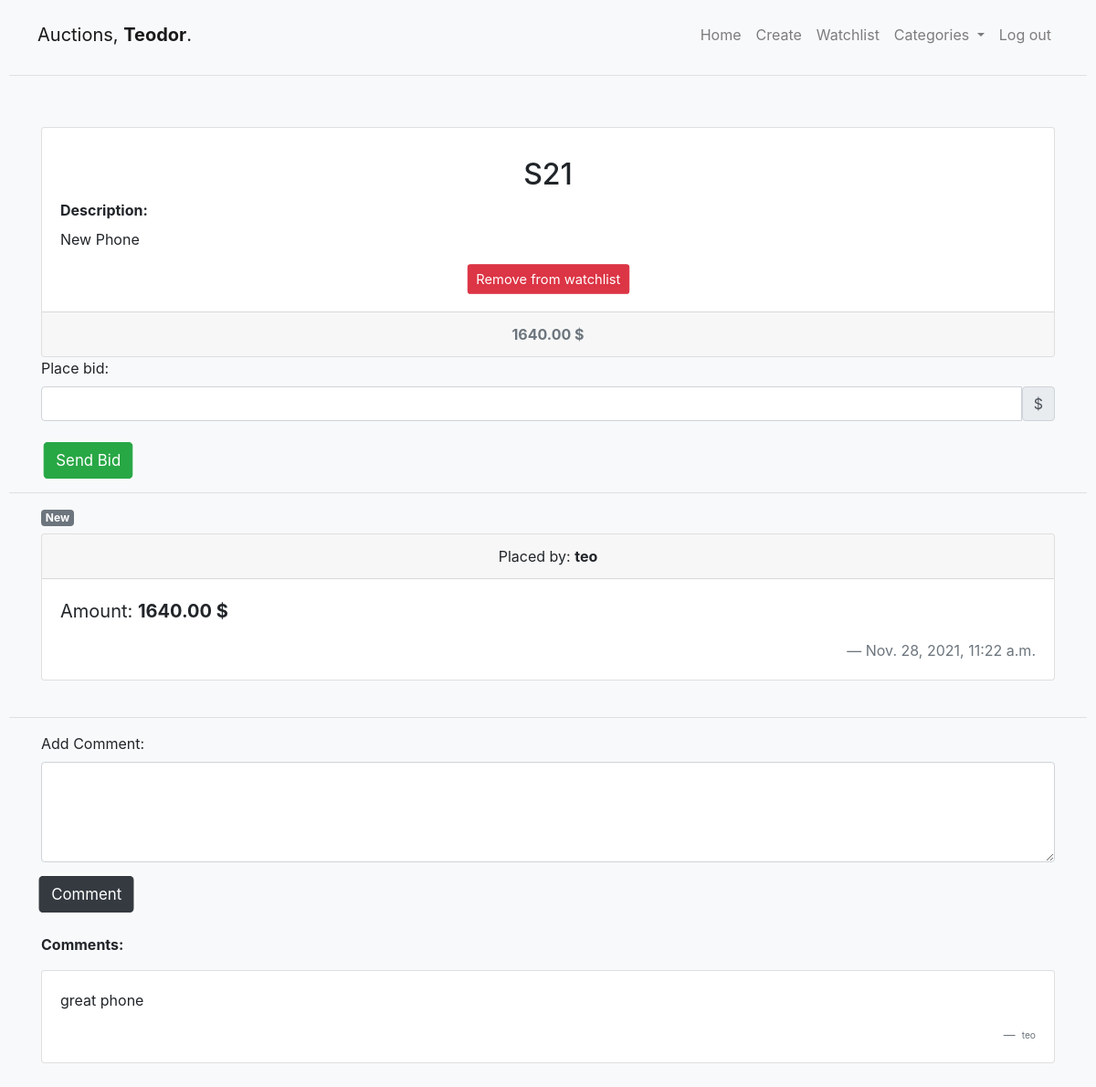
The page /9 (signed in) on the database its author committed.
### auctions/models.py (models this page shows)
class User(AbstractUser):
    pass

class Auction(models.Model):
    CATEGORY = (
        ("others", "OTHERS"),
        ("cars", "CARS"),
        ("phones", "Phones")
    )
    user = models.ForeignKey(User, on_delete=models.CASCADE, related_name="ownerOf")
    title = models.CharField(max_length=100)
    description = models.CharField(max_length=2000)
    link = models.URLField(blank=True)
    start_price = models.DecimalField(max_digits=10, decimal_places=2)
    active = models.BooleanField(default=True)
    category = models.CharField(max_length=12, choices=CATEGORY, default='Others')

class Bid(models.Model):
    user = models.ForeignKey(User, on_delete=models.CASCADE)
    item = models.ForeignKey(Auction, on_delete=models.CASCADE)
    time = models.DateTimeField(auto_now_add=True)
    price = models.DecimalField(max_digits=10, decimal_places=2)

class Comment(models.Model):
    auction = models.ForeignKey(Auction, on_delete=models.CASCADE)
    user = models.ForeignKey(User, on_delete=models.CASCADE)
    comment = models.CharField(max_length=500, default=" ")

### auctions/views.py (the view, shortened to what this page needs)
# urls.py: path("<int:item>", views.item, name="item"),
@login_required
def item(request, item):
    if request.method == "GET":
        highest_bid = Bid.objects.filter(item=item).order_by('price').last()
        user = request.user
        winner = highest_bid
        product = Auction.objects.get(id=item)
        bid = Bid.objects.filter(item=item).order_by('-price')[:3]
        comments = Comment.objects.filter(auction=item)
        watchlist = Watchlist.objects.filter(auction=item, user=request.user)
        return render(request, "auctions/item.html", {
            "auction": product,
            "bids": bid,
            "comments": comments,
            "watchlist": watchlist,
            "winner": winner,
            "user": user
        })

### auctions/templates/auctions/item.html (shortened to what this page needs)
{% extends "auctions/layout.html" %} {% block body %}
<div class="container text-center">
	{% if auction.link %}
	<img src="{{auction.link}}" class="img-fluid w-50" alt="" />
	{% else %} {% load static %}
	{% endif %}
</div>
<div class="container">
	<div class="card text-center mt-3">
		<div class="card-body">
			<h5 class="card-title"><h2>{{auction.title}}</h2></h5>
      <div class="text-left">
        <label class="text-left" for=""><strong>Description:</strong></label>
      </div>
      <p class="card-text text-left">{{auction.description}}</p>
			<form action="{% url 'item' auction.id %}" method="POST">
				{% if auction.active == 1 %} {% if watchlist %}
				<button type="submit" class="btn btn-sm btn-danger">
					Remove from watchlist
				</button>
				{% else %}
				<button type="submit" class="btn btn-sm btn-info">
					Add to watchlist
				</button>
				{% endif %} {% endif %}
			</form>
		</div>
		<div class="card-footer text-muted">
			{% if winner %}
          <strong>{{winner.price}} $</strong>
      {% else %}
          <strong>{{auction.start_price}} $</strong>
      {% endif %}
		</div>
	</div>
</div>
{% if auction.active == 1 %}
<div class="container">
	<form action="{% url 'item' auction.id %}" , method="POST">
		<label for="Place bid"> Place bid: </label>
		<div class="input-group">
			<input type="number" name="price" class="form-control input-group" step=".01" /><span class="input-group-text">$</span>
		</div>
		<br />
		<button type="submit" class="btn btn-success">Send Bid</button>
		<br />
	</form>
</div>
<hr />
<div class="container">
	{% for bid in bids %}
	<h6><span class="badge badge-secondary">New</span></h6>
	<div class="card">
		<div class="card-header text-center">Placed by: <strong>{{bid.user}}</strong></div>
		<div class="card-body">
			<blockquote class="blockquote mb-0">
				<p>Amount: <strong>{{bid.price}} $</strong></p>
				<footer class="blockquote-footer text-right">{{bid.time}}</footer>
			</blockquote>
		</div>
	</div>
	<br />
	{% endfor %}
</div>
<hr />
<div class="container bg-light">
	<form action="{% url 'item' auction.id %}" method="POST">
		<div class="form-group">
			<label for="comment" rows="3" class="form-label"> Add Comment:</label>
			<textarea name="comment" class="form-control" rows="4"></textarea>
		</div>
		<button type="submit" class="btn btn-dark">Comment</button>
	</form>
</div>
<br>
<div class="container">
  <p><strong>Comments:</strong> </p>
	{% for comment in comments %}
	<div class="card mb-3">
		<div class="card-body">
			<p class="card-text">{{comment.comment}}</p>
			<p class="card-text blockquote-footer text-right">
				<small class="text-muted">{{comment.user}}</small>
			</p>
		</div>
	</div>
	{% endfor %}
 </div>
  {% endif %}
  {% endblock %}

### auctions/templates/auctions/layout.html (shortened to what this page needs)
{% load static %}
<!DOCTYPE html>
<html lang="en">
	<head>
		<link href="{% static 'auctions/styles.css' %}" rel="stylesheet" />
		<link
			rel="stylesheet"
			href="https://stackpath.bootstrapcdn.com/bootstrap/4.4.1/css/bootstrap.min.css"
		/>
	</head>
	<body class="bg-light">
		<nav class="navbar navbar-expand-lg navbar-light bg-light">
			<div class="container-fluid">
				<a class="navbar-brand title-anim" href="{% url 'index' %}">Auctions{% if user.is_authenticated %},
                    <strong>{{ user.username }}</strong>. {% else %} Not signed in.
                     {% endif %}</a>
				<div class="collapse navbar-collapse" id="navbarNavDropdown">
					<ul class="navbar-nav ml-auto">
						<li class="nav-item">
							<a class="nav-link" href="{% url 'index' %}">Home</a>
						</li>
						{% if user.is_authenticated %}
						<li class="nav-item">
							<a class="nav-link" href="{% url 'create' %}">Create</a>
						</li>
						<li class="nav-item">
							<a class="nav-link" href="{% url 'watchlist' user %}"
								>Watchlist</a
							>
						</li>
						<li class="nav-item dropdown">
							<a
								class="nav-link dropdown-toggle"
								href="#"
								role="button"
								id="dropdownMenuLink"
								data-toggle="dropdown"
								aria-haspopup="true"
								aria-expanded="false"
							>
								Categories
							</a>
						</li>
                        <li class="nav-item">
                            <a class="nav-link" href="{% url 'logout' %}">Log out</a>
                        </li>
						{% endif %}
					</ul>
				</div>
			</div>
		</nav>
        <hr>
		{% block body %} {% endblock %}
	</body>
</html>

### auctions/static/auctions/styles.css (style rules this page uses)
body { padding: 10px; }
.btn { transform: scale(1.05); box-shadow: 0px 0px 5px 1px; transition: ease-in-out; }

### rows shown on the page
User: username "Teodor"
Auction: title "S21", description "New Phone"
Bid: price "1640.00", user "teo", time "Nov. 28, 2021, 11:22 a.m."
Comment: comment "great phone", user "teo"
